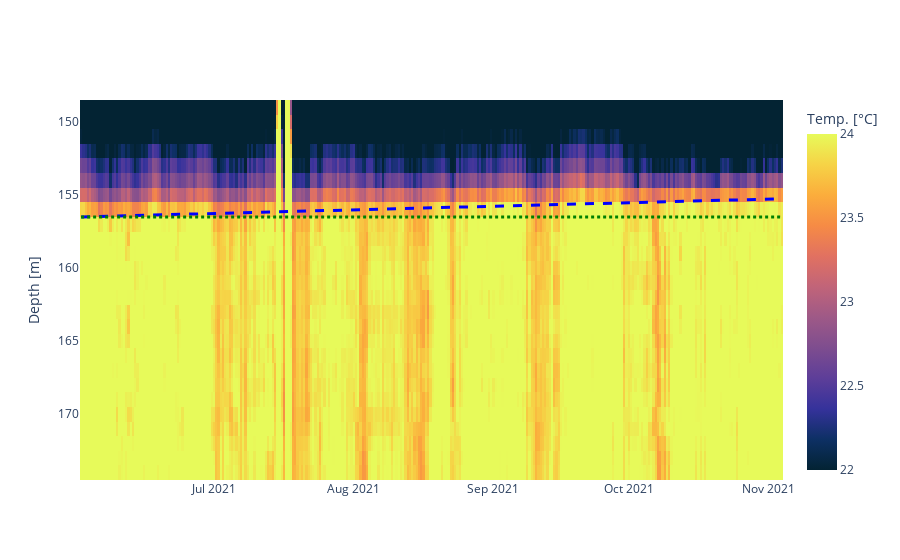

This figure's notebook cell:
### Markdown cell above
# water level rise chan 5 - 8

### Code cell
# Resample data
resample_hours=12
col=Schacht_7and8_0_down.columns[145:175]
resample_data=Schacht_7and8_0_down[col].resample(f"{resample_hours}H").mean()

# so both plots have same shape in thesis
col=resample_data.columns[4:]
resample_data[col]

plot_water_rise(resample_data[col],plot_save=masterthesis_save,linear_curve=[156.5,0.008],data_type="chan58",show_additional_water_level_info=False)

### Figure 1 — Plotly figure (JSON) as saved in the notebook; plotly's stock layout.template omitted (floating-point values rounded to 4 significant figures; data arrays with more than 128 entries replaced by an {"elided": "..."} marker saying what was removed)
{"data": [{"colorbar": {"title": {"text": "Temp. [°C]"}}, "colorscale": [[0, "rgb(3, 35, 51)"], [0.09091, "rgb(13, 48, 100)"], [0.1818, "rgb(53, 50, 155)"], [0.2727, "rgb(93, 62, 153)"], [0.3636, "rgb(126, 77, 143)"], [0.4545, "rgb(158, 89, 135)"], [0.5455, "rgb(193, 100, 121)"], [0.6364, "rgb(225, 113, 97)"], [0.7273, "rgb(246, 139, 69)"], [0.8182, "rgb(251, 173, 60)"], [0.9091, "rgb(246, 211, 70)"], [1, "rgb(231, 250, 90)"]], "name": "Temperature ", "type": "heatmap", "x": {"elided": "312 str values"}, "y": [149, 150, 151, 152, 153, 154, 155, 156, 157, 158, 159, 160, 161, 162, 163, 164, 165, 166, 167, 168, 169, 170, 171, 172, 173, 174], "yaxis": "y", "z": {"elided": "26x312 float values"}, "zmax": 24, "zmin": 22}, {"fillcolor": "blue", "line": {"color": "blue", "dash": "dash", "width": 3}, "name": "line fit", "type": "scatter", "x": {"elided": "312 str values"}, "xaxis": "x", "y": {"elided": "312 float values"}, "yaxis": "y"}, {"fillcolor": "black", "line": {"color": "green", "dash": "dot", "width": 3}, "name": "line horizontal", "type": "scatter", "x": {"elided": "312 str values"}, "xaxis": "x", "y": {"elided": "312 float values"}, "yaxis": "y"}], "layout": {"showlegend": false, "xaxis": {"anchor": "y", "domain": [0, 1]}, "yaxis": {"anchor": "x", "autorange": "reversed", "domain": [0, 1], "title": {"text": "Depth [m]"}}}}
